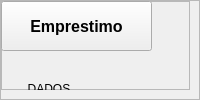
                   <widget class="QWidget" name="pageEmprestimo">
                    <layout class="QVBoxLayout" name="verticalLayout_13">
                     <property name="spacing">
                      <number>0</number>
                     </property>
                     <property name="leftMargin">
                      <number>0</number>
                     </property>
                     <property name="topMargin">
                      <number>0</number>
                     </property>
                     <property name="rightMargin">
                      <number>0</number>
                     </property>
                     <property name="bottomMargin">
                      <number>0</number>
                     </property>
                     <item>
                      <widget class="QFrame" name="frame_18">
                       <property name="sizePolicy">
                        <sizepolicy hsizetype="MinimumExpanding" vsizetype="MinimumExpanding">
                         <horstretch>0</horstretch>
                         <verstretch>0</verstretch>
                        </sizepolicy>
                       </property>
                       <property name="maximumSize">
                        <size>
                         <width>16777215</width>
                         <height>16777215</height>
                        </size>
                       </property>
                       <property name="styleSheet">
                        <string notr="true"/>
                       </property>
                       <property name="frameShape">
                        <enum>QFrame::StyledPanel</enum>
                       </property>
                       <property name="frameShadow">
                        <enum>QFrame::Raised</enum>
                       </property>
                       <layout class="QHBoxLayout" name="horizontalLayout_22">
                        <property name="leftMargin">
                         <number>0</number>
                        </property>
                        <property name="topMargin">
                         <number>0</number>
                        </property>
                        <item>
                         <widget class="QFrame" name="frame_19">
                          <property name="frameShape">
                           <enum>QFrame::StyledPanel</enum>
                          </property>
                          <property name="frameShadow">
                           <enum>QFrame::Raised</enum>
                          </property>
                          <widget class="QFrame" name="frame_17">
                           <property name="geometry">
                            <rect>
                             <x>0</x>
                             <y>0</y>
                             <width>381</width>
                             <height>441</height>
                            </rect>
                           </property>
                           <property name="frameShape">
                            <enum>QFrame::StyledPanel</enum>
                           </property>
                           <property name="frameShadow">
                            <enum>QFrame::Raised</enum>
                           </property>
                           <widget class="QGroupBox" name="groupBox">
                            <property name="geometry">
                             <rect>
                              <x>20</x>
                              <y>80</y>
                              <width>331</width>
                              <height>351</height>
                             </rect>
                            </property>
                            <property name="title">
                             <string>  DADOS  </string>
                            </property>
                            <layout class="QVBoxLayout" name="verticalLayout_20">
                             <item>
                              <widget class="QFrame" name="frame_20">
                               <property name="frameShape">
                                <enum>QFrame::StyledPanel</enum>
                               </property>
                               <property name="frameShadow">
                                <enum>QFrame::Raised</enum>
                               </property>
                               <layout class="QHBoxLayout" name="horizontalLayout_24" stretch="3,4,0,0">
                                <property name="spacing">
                                 <number>5</number>
                                </property>
                                <property name="leftMargin">
                                 <number>5</number>
                                </property>
                                <property name="topMargin">
                                 <number>18</number>
                                </property>
                                <property name="rightMargin">
                                 <number>9</number>
                                </property>
                                <property name="bottomMargin">
                                 <number>5</number>
                                </property>
                                <item alignment="Qt::AlignRight">
                                 <widget class="QLabel" name="labelDataEmp">
                                  <property name="text">
                                   <string>Data:</string>
                                  </property>
                                 </widget>
                                </item>
                                <item>
                                 <widget class="CustomDateLineEdit" name="entryDataEmp"/>
                                </item>
                                <item>
                                 <widget class="QLabel" name="labelParcelaEmp">
                                  <property name="text">
                                   <string>   Parcelas:</string>
                                  </property>
                                 </widget>
                                </item>
                                <item>
                                 <widget class="QLineEdit" name="entryParcelaEmp">
                                  <property name="enabled">
                                   <bool>true</bool>
                                  </property>
                                  <property name="sizePolicy">
                                   <sizepolicy hsizetype="Minimum" vsizetype="Minimum">
                                    <horstretch>0</horstretch>
                                    <verstretch>0</verstretch>
                                   </sizepolicy>
                                  </property>
                                  <property name="minimumSize">
                                   <size>
                                    <width>0</width>
                                    <height>0</height>
                                   </size>
                                  </property>
                                  <property name="maximumSize">
                                   <size>
                                    <width>50</width>
                                    <height>30</height>
                                   </size>
                                  </property>
                                 </widget>
                                </item>
                               </layout>
                              </widget>
                             </item>
                             <item>
                              <widget class="QFrame" name="frame_21">
                               <property name="frameShape">
                                <enum>QFrame::StyledPanel</enum>
                               </property>
                               <property name="frameShadow">
                                <enum>QFrame::Raised</enum>
                               </property>
                               <layout class="QHBoxLayout" name="horizontalLayout_25" stretch="3,8">
                                <property name="spacing">
                                 <number>5</number>
                                </property>
                                <property name="leftMargin">
                                 <number>0</number>
                                </property>
                                <property name="topMargin">
                                 <number>0</number>
                                </property>
                                <property name="rightMargin">
                                 <number>9</number>
                                </property>
                                <property name="bottomMargin">
                                 <number>5</number>
                                </property>
                                <item alignment="Qt::AlignRight">
                                 <widget class="QLabel" name="labelEmpEmp">
                                  <property name="text">
                                   <string>Emprestimo:</string>
                                  </property>
                                 </widget>
                                </item>
                                <item>
                                 <widget class="CustomLineEdit" name="entryEmpEmp"/>
                                </item>
                               </layout>
                              </widget>
                             </item>
                             <item>
                              <widget class="QFrame" name="frame_23">
                               <property name="frameShape">
                                <enum>QFrame::StyledPanel</enum>
                               </property>
                               <property name="frameShadow">
                                <enum>QFrame::Raised</enum>
                               </property>
                               <layout class="QHBoxLayout" name="horizontalLayout_29" stretch="3,8">
                                <property name="spacing">
                                 <number>5</number>
                                </property>
                                <property name="leftMargin">
                                 <number>0</number>
                                </property>
                                <property name="topMargin">
                                 <number>0</number>
                                </property>
                                <property name="rightMargin">
                                 <number>9</number>
                                </property>
                                <property name="bottomMargin">
                                 <number>5</number>
                                </property>
                                <item alignment="Qt::AlignRight">
                                 <widget class="QLabel" name="labelTaxasEmp">
                                  <property name="text">
                                   <string>Taxas:</string>
                                  </property>
                                 </widget>
                                </item>
                                <item>
                                 <widget class="CustomLineEdit" name="entryTaxasEmp"/>
                                </item>
                               </layout>
                              </widget>
                             </item>
                             <item>
                              <widget class="QFrame" name="frame_22">
                               <property name="frameShape">
                                <enum>QFrame::StyledPanel</enum>
                               </property>
                               <property name="frameShadow">
                                <enum>QFrame::Raised</enum>
                               </property>
                               <layout class="QHBoxLayout" name="horizontalLayout_28" stretch="3,8">
                                <property name="spacing">
                                 <number>5</number>
                                </property>
                                <property name="leftMargin">
                                 <number>0</number>
                                </property>
                                <property name="topMargin">
                                 <number>0</number>
                                </property>
                                <property name="rightMargin">
                                 <number>9</number>
                                </property>
                                <property name="bottomMargin">
                                 <number>5</number>
                                </property>
                                <item alignment="Qt::AlignRight">
                                 <widget class="QLabel" name="labelIofEmp">
                                  <property name="text">
                                   <string>IOF:</string>
                                  </property>
                                 </widget>
                                </item>
                                <item>
                                 <widget class="CustomLineEdit" name="entryIoEmp"/>
                                </item>
                               </layout>
                              </widget>
                             </item>
                             <item>
                              <widget class="QFrame" name="frame_24">
                               <property name="frameShape">
                                <enum>QFrame::StyledPanel</enum>
                               </property>
                               <property name="frameShadow">
                                <enum>QFrame::Raised</enum>
                               </property>
                               <layout class="QHBoxLayout" name="horizontalLayout_30" stretch="3,8">
                                <property name="spacing">
                                 <number>5</number>
                                </property>
                                <property name="leftMargin">
                                 <number>0</number>
                                </property>
                                <property name="topMargin">
                                 <number>0</number>
                                </property>
                                <property name="rightMargin">
                                 <number>9</number>
                                </property>
                                <property name="bottomMargin">
                                 <number>5</number>
                                </property>
                                <item alignment="Qt::AlignRight">
                                 <widget class="QLabel" name="labelVParcEmp">
                                  <property name="text">
                                   <string>Parcelas:</string>
                                  </property>
                                 </widget>
                                </item>
                                <item>
                                 <widget class="CustomLineEdit" name="entryVParcEmp"/>
                                </item>
                               </layout>
                              </widget>
                             </item>
                             <item>
                              <widget class="QFrame" name="frame_26">
                               <property name="frameShape">
                                <enum>QFrame::StyledPanel</enum>
                               </property>
                               <property name="frameShadow">
                                <enum>QFrame::Raised</enum>
                               </property>
                               <layout class="QHBoxLayout" name="horizontalLayout_32" stretch="3,8">
                                <property name="spacing">
                                 <number>5</number>
                                </property>
                                <property name="leftMargin">
                                 <number>0</number>
                                </property>
                                <property name="topMargin">
                                 <number>0</number>
                                </property>
                                <property name="rightMargin">
                                 <number>9</number>
                                </property>
                                <property name="bottomMargin">
                                 <number>5</number>
                                </property>
                                <item alignment="Qt::AlignRight">
                                 <widget class="QLabel" name="labelBancoEmp">
                                  <property name="text">
                                   <string>Banco:</string>
                                  </property>
                                 </widget>
                                </item>
                                <item>
                                 <widget class="QComboBox" name="comboBoxBancoEmp"/>
                                </item>
                               </layout>
                              </widget>
                             </item>
                             <item>
                              <spacer name="verticalSpacer_2">
                               <property name="orientation">
                                <enum>Qt::Vertical</enum>
                               </property>
                               <property name="sizeHint" stdset="0">
                                <size>
                                 <width>20</width>
                                 <height>40</height>
                                </size>
                               </property>
                              </spacer>
                             </item>
                             <item>
                              <widget class="QFrame" name="frame_25">
                               <property name="frameShape">
                                <enum>QFrame::StyledPanel</enum>
                               </property>
                               <property name="frameShadow">
                                <enum>QFrame::Raised</enum>
                               </property>
                               <layout class="QHBoxLayout" name="horizontalLayout_31">
                                <property name="spacing">
                                 <number>5</number>
                                </property>
                                <property name="leftMargin">
                                 <number>0</number>
                                </property>
                                <property name="topMargin">
                                 <number>0</number>
                                </property>
                                <property name="rightMargin">
                                 <number>5</number>
                                </property>
                                <property name="bottomMargin">
                                 <number>5</number>
                                </property>
                                <item>
                                 <widget class="QPushButton" name="pushButton">
                                  <property name="text">
                                   <string>PushButton</string>
                                  </property>
                                 </widget>
                                </item>
                               </layout>
                              </widget>
                             </item>
                            </layout>
                           </widget>
                           <widget class="QPushButton" name="emprestimoBtn_2">
                            <property name="geometry">
                             <rect>
                              <x>0</x>
                              <y>0</y>
                              <width>151</width>
                              <height>50</height>
                             </rect>
                            </property>
                            <property name="sizePolicy">
                             <sizepolicy hsizetype="Preferred" vsizetype="Preferred">
                              <horstretch>0</horstretch>
                              <verstretch>0</verstretch>
                             </sizepolicy>
                            </property>
                            <property name="font">
                             <font>
                              <pointsize>12</pointsize>
                              <weight>75</weight>
                              <bold>true</bold>
                              <stylestrategy>PreferDefault</stylestrategy>
                             </font>
                            </property>
                            <property name="layoutDirection">
                             <enum>Qt::LeftToRight</enum>
                            </property>
                            <property name="styleSheet">
                             <string notr="true"/>
                            </property>
                            <property name="text">
                             <string>Emprestimo</string>
                            </property>
                            <property name="icon">
                             <iconset resource="Resources.qrc">
                              <normaloff>:/imagens/img/emprestimo.png</normaloff>:/imagens/img/emprestimo.png</iconset>
                            </property>
                            <property name="iconSize">
                             <size>
                              <width>50</width>
                              <height>50</height>
                             </size>
                            </property>
                            <property name="autoRepeat">
                             <bool>false</bool>
                            </property>
                           </widget>
                          </widget>
                         </widget>
                        </item>
                       </layout>
                      </widget>
                     </item>
                    </layout>
                   </widget>
